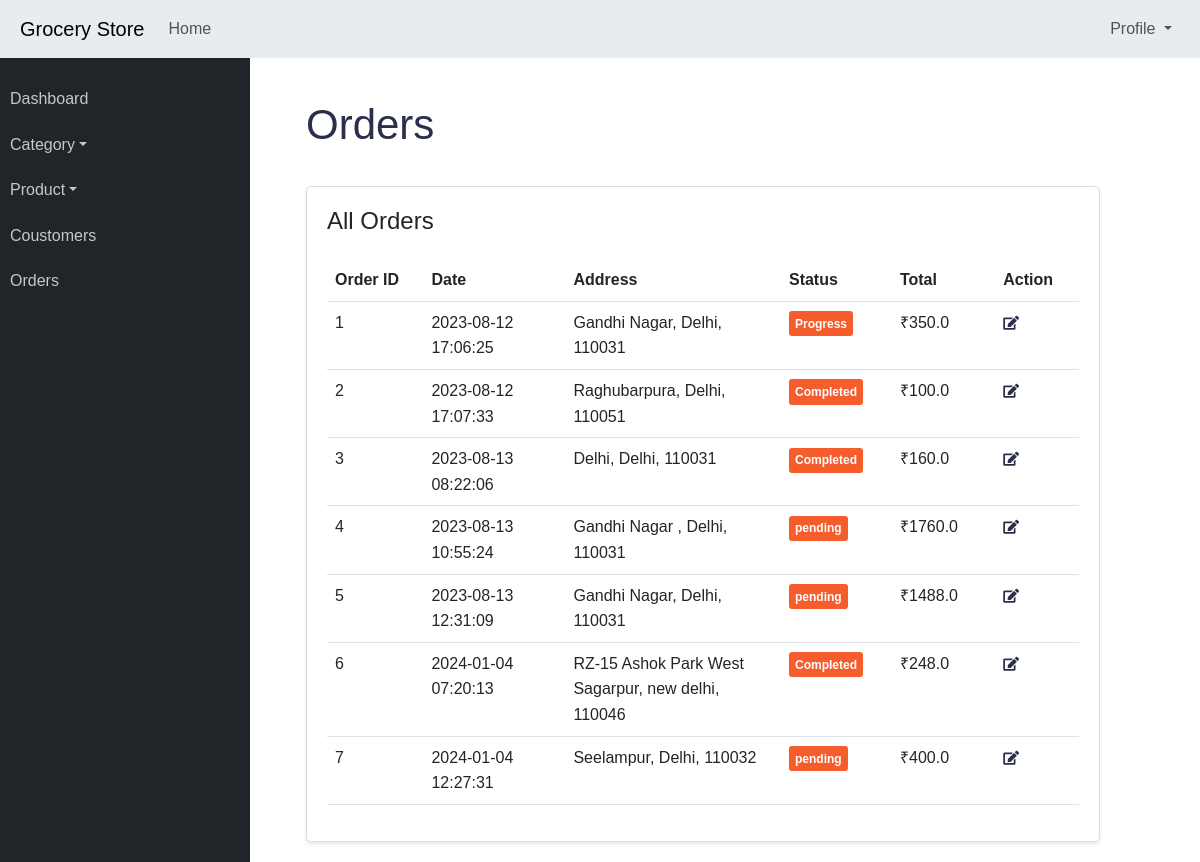
Page /admin/orders (signed in) on the committed database.
### application/models.py (models this page shows)
class Order(db.Model):
    id = db.Column(db.Integer, primary_key=True)
    user_id = db.Column(db.Integer, db.ForeignKey('user.id'), nullable=False)
    bill_id = db.Column(db.Integer, db.ForeignKey('bill.id'), nullable=False)
    order_date = db.Column(db.DateTime, nullable=False, default=datetime.utcnow)
    total_amount = db.Column(db.Float, nullable=False)
    status = db.Column(db.String(100), nullable=False)
    bill = db.relationship('Bill', backref=db.backref('orders', lazy=True))
    user = db.relationship('User', backref=db.backref('orders', lazy=True))

class Bill(db.Model):
    __tablename__ = 'bill'
    id = db.Column(db.Integer, primary_key=True)
    fullname = db.Column(db.String(100), nullable=False)
    email = db.Column(db.String(100), nullable=False)
    phone = db.Column(db.Integer, nullable=False)
    address = db.Column(db.String(100), nullable=False)
    city = db.Column(db.String(100), nullable=False)
    zip = db.Column(db.Integer, nullable=False)
    payment_method = db.Column(db.String(100), nullable=False)
    user_id = db.Column(db.Integer, db.ForeignKey('user.id'), nullable=False)
    user = db.relationship('User', backref=db.backref('bills', lazy=True))

### application/controllers.py (the view)
@app.route('/admin/orders')
@login_required
def orders():
    allorders = Order.query.all()
    return render_template('orders.html', allorders=allorders)

### templates/orders.html (shortened to what this page needs)
{% extends "admin_base.html" %}
{% block content %}
<div class="container-fluid">
    <h2 class="mt-30 page-title">Orders</h2>
        <div class="col-lg-12 col-md-12">
            <div class="card card-static-2 mb-30">
                <div class="card-title-2">
                    <h4>All Orders</h4>
                </div>
                <div class="card-body-table">
                    <div class="table-responsive">
                        <table class="table ucp-table table-hover">
                            <thead>
                                <tr>
                                    <th style="width:130px">Order ID</th>
                                    <th style="width:200px">Date</th>
                                    <th style="width:300px">Address</th>
                                    <th style="width:130px">Status</th>
                                    <th style="width:130px">Total</th>
                                    <th style="width:100px">Action</th>
                                </tr>
                            </thead>
                            <tbody>
                                {% for order in allorders %}
                                <tr>
                                    <td>{{order.id}}</td>
                                    <td>
                                        <span class="delivery-time">{{ order.order_date.strftime('%Y-%m-%d') }}</span><br>
                                        <span class="delivery-time">{{ order.order_date.strftime('%H:%M:%S') }}</span>
                                    </td>
                                    <td>{{ order.bill.address }}, {{order.bill.city}}, {{order.bill.zip}}</td>
                                    <td>
                                        <span class="badge-item badge-status">{{order.status}}</span>
                                    </td>
                                    <td>₹{{order.total_amount}}</td>
                                    <td class="action-btns">
                                        <a href="/admin/order/{{order.id}}" class="edit-btn"><i class="fas fa-edit"></i></a>
                                    </td>
                                </tr>
                                {% endfor %}
                            </tbody>
                        </table>
                    </div>
                </div>
            </div>
        </div>
    </div>
</div>
{% endblock %}

### static/css/admin-style.css (style rules this page uses)
body { font-family: Arial, sans-serif; line-height: 1.6; margin: 0; padding: 0; }
.container-fluid { width: 100%; padding-right: 15px; padding-left: 15px; margin-right: auto; margin-left: auto; padding-left: 1.5rem !important; padding-right: 1.5rem !important; }
.mt-30 { margin-top: 30px !important; }
h2 { color: #333; }
.card { border: 1px solid #ddd; border-radius: 5px; box-shadow: 0 2px 4px rgba(0, 0, 0, 0.1); padding: 20px; }
.card-title-2 { margin-bottom: 15px; }
.action-btns a { font-size: 14px; color: #2b2f4c; margin-right: 15px; }
a { text-decoration: none; background-color: transparent; }
.badge-status { color: #fff; background-color: #f55d2c; }
.badge-item { display: inline-block; padding: 0.55em 0.5em; font-size: 12px; font-weight: 600; line-height: 1; text-align: center; white-space: nowrap; vertical-align: baseline; border-radius: 3px; transition: color .15s ease-in-out, background-color .15s ease-in-out, border-color .15s ease-in-out, box-shadow .15s ease-in-out; }
.page-title { font-size: 42px; color: #2b2f4c; text-align: left; margin-bottom: 36px; }

### rows in the picture
Order: id "1", order_date "2023-08-12", order_date "17:06:25", bill.address "Gandhi Nagar", bill.city "Delhi", bill.zip "110031", status "Progress", total_amount "350.0"
Order: id "2", order_date "2023-08-12", order_date "17:07:33", bill.address "Raghubarpura", bill.city "Delhi", bill.zip "110051", status "Completed", total_amount "100.0"
Order: id "3", order_date "2023-08-13", order_date "08:22:06", bill.address "Delhi", bill.city "Delhi", bill.zip "110031", status "Completed", total_amount "160.0"
Order: id "4", order_date "2023-08-13", order_date "10:55:24", bill.address "Gandhi Nagar", bill.city "Delhi", bill.zip "110031", status "pending", total_amount "1760.0"
Order: id "5", order_date "2023-08-13", order_date "12:31:09", bill.address "Gandhi Nagar", bill.city "Delhi", bill.zip "110031", status "pending", total_amount "1488.0"
Order: id "6", order_date "2024-01-04", order_date "07:20:13", bill.address "RZ-15 Ashok Park West Sagarpur", bill.city "new delhi", bill.zip "110046", status "Completed", total_amount "248.0"
Order: id "7", order_date "2024-01-04", order_date "12:27:31", bill.address "Seelampur", bill.city "Delhi", bill.zip "110032", status "pending", total_amount "400.0"
